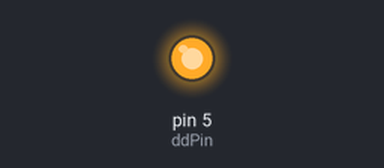
Bench run of a sketch on a simulated Arduino Uno, built with avr-gcc and run on an emulated ATmega328P. Parts: output pins drawn as LEDs (lit = HIGH). What the sketch prints to the serial monitor is not drawn.

Above: at 0.1 s.
Timing chart, 0 to 2.1 s (numbered marks = the images above):
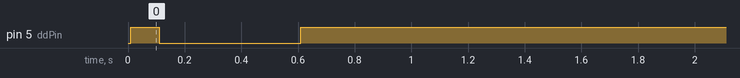

The sketch:

nov_15__tri_and_rec.ino
```cpp
#include<SoftwareSerial.h>

// pin assignments for arduino to roomba 7 mini-din port

int rxPin = 10;        // from arduino(10) to roomba pin(4) white wire
int txPin = 11;       // to arduino(11) from roomba pin(3) red wire
int ddPin = 5;        // device detect used to wake up roomba
int r;
int l;

int inByte = 0;       // sensro data read from serial buffer
int i = 0;            // byte counter for reading sensor data
SoftwareSerial mySerial(rxPin, txPin);  // new port with 10rx and 11tx
                                  // this means pin 4 on roomba connects to pin 10 on arduino
                                  // pin 3 on roomba connects to pin 11 on arduino                      // from arduino(5) to roomba pin(5) yellow wire
void setup() {
  Serial.begin(9600);    // start the serial port for the serial monitor
  Serial.println("hello dave");      // print a message to the monitor

  pinMode (ddPin, OUTPUT);            // set ddPin(5) to output, that's from arduino to roomba

  mySerial.begin(19200);       // start software serial for communicating with roomba
                                // use software serial because roomba's tx doesn't always
                                // carry enough voltage to meet arduino's requirements
  delay(10);              // set a short delay to allow the command to propegate

 // check comminication between Arduino and roomba
  if (mySerial.available())   //First order of business: listen to Roomba
    Serial.println(mySerial.read());   //writes to USB input from soft serial if connected to lapt

// wake up roomba with a series of pulses to the dd pin on the roomba
  digitalWrite(ddPin, HIGH);
  delay(100);
  digitalWrite(ddPin, LOW);
  delay(500);
  digitalWrite(ddPin, HIGH);
  delay(2000);
  Serial.println("i'm awake.");

// put roomba into passive mode

  mySerial.write(128);       // put roomba into passive mode
                              // clean light on
  delay(10);                // wait for mode change to propegate

  mySerial.write(131);      // put roomba into safe mode
  delay(10);

//rectangle 2m x 1.5m

  r = 300;
  l = 300;

  driveWheels(r,l);
  delay(6666);
  stopDrive();
  delay(10);

  r = 300;
  l = 10;

  driveWheels(r,l);
  delay(1460);
  stopDrive();
  delay(10);

  r = 300;
  l = 300;

  driveWheels(r,l);
  delay(5000);
  stopDrive();
  delay(10);

  r = 300;
  l = 10;

  driveWheels(r,l);
  delay(1460);
  stopDrive();
  delay(10);

  r = 300;
  l = 300;

  driveWheels(r,l);
  delay(6666);
  stopDrive();
  delay(10);

  r = 300;
  l = 10;

  driveWheels(r,l);
  delay(1460);
  stopDrive();
  delay(10);

  r = 300;
  l = 300;

  driveWheels(r,l);
  delay(5000);
  stopDrive();
  delay(10);

// triangle
//
//  r = 300;
//  l = 300;
//
//  driveWheels(r,l);
//  delay(2000);
//  stopDrive();
//  delay(10);
//
//  r = 300;
//  l = 10;
//
//  driveWheels(r,l);
//  delay(1833);
//  stopDrive();
//  delay(10);
//
//  r = 300;
//  l = 300;
//
//  driveWheels(r,l);
//  delay(2000);
//  stopDrive();
//  delay(10);
//
//  r = 300;
//  l = 10;
//
//  driveWheels(r,l);
//  delay(1833);
//  stopDrive();
//  delay(10);
//
//  r = 300;
//  l = 300;
//
//  driveWheels(r,l);
//  delay(2000);
//  stopDrive();
//  delay(10);
////
//  //circle
//    int v;
//    int radi;
//
//    v = 300;
//    radi = 750;
//    vroomvroom(v, radi);
//    delay(15700);
//
}
void loop() {
   mySerial.write(142); // requests the OI to send a packet of
    mySerial.write(9); // request cliff sensor value specifically
    delay(250); // poll sensor 4 times a second
    if (mySerial.available() > 0) {
        inByte = mySerial.read();
        Serial.println(inByte);
    }

} // end loop
 /* goForward sends the opcode 137 drive
  *  the 4 bytes are
  *  velocity high byte, low byte
  *  radius high byte, low byte
  *  this op code doesn't drive the wheel motors directly
  */
 void goForward(void)
 {
  //Serial.println("in goForward");
    mySerial.write(byte(137));
    mySerial.write(byte(0));
    mySerial.write(byte(100));
    mySerial.write(byte(0x80));
    mySerial.write(byte (0));    // go forward
 } // end goForward

/***********************************************
 * direct drive wheel motors
 * 4 bytes are
 * right velocity high byte
 * right velocity low byte
 * left velocity high byte
 * left velocitn low byte
 *
 * examples of both bitwise shift right and highByte, lowByte
 * to parse the argument into 2 bytes
 *
 * constrain is used to ensure that the parameter values are within
 * range for driving roomba's wheels
 */
void driveWheels(int right, int left)
{
  constrain(right, -500, 500);
  constrain(left, -500, 500);

  Serial.println("in driveWheels");

  mySerial.write(145);
//  mySerial.write(right >> 8);
//  mySerial.write(right);
//  mySerial.write(left >> 8);
//  mySerial.write(left);

  mySerial.write(highByte(right));
  mySerial.write(lowByte(right));
  mySerial.write(highByte(left));
  mySerial.write(lowByte(left));
 } // end drive wheels

 void vroomvroom(int velocity, int radius)
{
  constrain(velocity, -500, 500);
  constrain(radius, -2000, 2000);

  Serial.println("in drive");

  mySerial.write(137);
  mySerial.write(highByte(velocity));
  mySerial.write(lowByte(velocity));
  mySerial.write(highByte(radius));
  mySerial.write(lowByte(radius));
 } // end drive wheels
/*******************************************
 * stop roomba, send drive opcode (137)
 * with all zero arguments
 ********************************************/
void stopDrive(void){
  mySerial.write(byte(137));
  mySerial.write(byte(0));
  mySerial.write(byte(0));
  mySerial.write(byte(0));
  mySerial.write(byte(0));
} // end stopdrive()

/*******************************************
 * wake up roomba by pulsing dd pin 5 high low high
 ********************************************/
 void wakeUp (void)
{
  //setWarningLED(ON);
  //Serial.println("wake up, wake up.");
  digitalWrite(ddPin, HIGH);
  delay(100);
  digitalWrite(ddPin, LOW);
  delay(500);
  digitalWrite(ddPin, HIGH);
  delay(2000);
}
```
